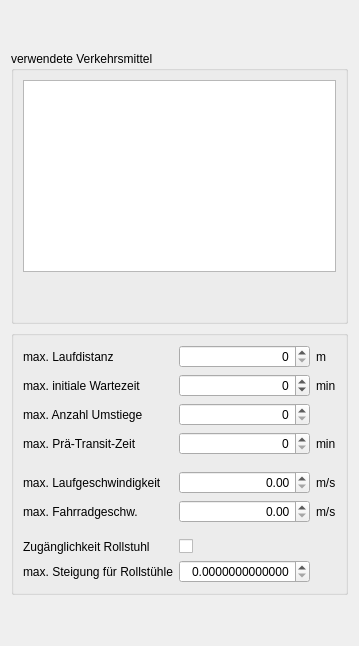
      <widget class="QWidget" name="tab">
       <attribute name="title">
        <string>Parameter</string>
       </attribute>
       <attribute name="toolTip">
        <string>zusätzliche Parameter der Routensuche</string>
       </attribute>
       <layout class="QGridLayout" name="gridLayout_7">
        <item row="0" column="0">
         <spacer name="verticalSpacer_31">
          <property name="orientation">
           <enum>Qt::Vertical</enum>
          </property>
          <property name="sizeHint" stdset="0">
           <size>
            <width>20</width>
            <height>40</height>
           </size>
          </property>
         </spacer>
        </item>
        <item row="1" column="0">
         <widget class="QGroupBox" name="groupBox_7">
          <property name="title">
           <string>verwendete Verkehrsmittel</string>
          </property>
          <layout class="QVBoxLayout" name="verticalLayout_4">
           <item>
            <widget class="QListWidget" name="mode_list_view"/>
           </item>
           <item>
            <spacer name="verticalSpacer_9">
             <property name="orientation">
              <enum>Qt::Vertical</enum>
             </property>
             <property name="sizeHint" stdset="0">
              <size>
               <width>20</width>
               <height>40</height>
              </size>
             </property>
            </spacer>
           </item>
          </layout>
         </widget>
        </item>
        <item row="3" column="0">
         <widget class="QGroupBox" name="groupBox_8">
          <property name="title">
           <string/>
          </property>
          <layout class="QGridLayout" name="gridLayout_15">
           <item row="0" column="0">
            <widget class="QLabel" name="label_17">
             <property name="toolTip">
              <string>maximale Distanz, die auf der Route zu Fuß zurückgelegt werden darf 
maximal einstellbarer Wert entspricht unendlich 
ACHTUNG: wird ignori</string>
             </property>
             <property name="text">
              <string>max. Laufdistanz</string>
             </property>
            </widget>
           </item>
           <item row="0" column="2" colspan="2">
            <widget class="QSpinBox" name="max_walk_dist_edit">
             <property name="toolTip">
              <string>maximale Distanz, die auf der Route zu Fuß zurückgelegt werden darf 
maximal einstellbarer Wert entspricht unendlich 
ACHTUNG: wird ignori</string>
             </property>
             <property name="alignment">
              <set>Qt::AlignRight|Qt::AlignTrailing|Qt::AlignVCenter</set>
             </property>
             <property name="maximum">
              <number>2147483647</number>
             </property>
            </widget>
           </item>
           <item row="0" column="4">
            <widget class="QLabel" name="label_18">
             <property name="toolTip">
              <string/>
             </property>
             <property name="text">
              <string>m</string>
             </property>
            </widget>
           </item>
           <item row="3" column="4">
            <widget class="QLabel" name="label_32">
             <property name="text">
              <string>min</string>
             </property>
            </widget>
           </item>
           <item row="4" column="2">
            <spacer name="verticalSpacer_22">
             <property name="orientation">
              <enum>Qt::Vertical</enum>
             </property>
             <property name="sizeType">
              <enum>QSizePolicy::Fixed</enum>
             </property>
             <property name="sizeHint" stdset="0">
              <size>
               <width>20</width>
               <height>10</height>
              </size>
             </property>
            </spacer>
           </item>
           <item row="5" column="0">
            <widget class="QLabel" name="label_15">
             <property name="toolTip">
              <string>maximale Laufgeschwindigkeit</string>
             </property>
             <property name="text">
              <string>max. Laufgeschwindigkeit</string>
             </property>
            </widget>
           </item>
           <item row="5" column="4">
            <widget class="QLabel" name="label_16">
             <property name="text">
              <string>m/s</string>
             </property>
            </widget>
           </item>
           <item row="7" column="2">
            <spacer name="verticalSpacer_21">
             <property name="orientation">
              <enum>Qt::Vertical</enum>
             </property>
             <property name="sizeType">
              <enum>QSizePolicy::Fixed</enum>
             </property>
             <property name="sizeHint" stdset="0">
              <size>
               <width>20</width>
               <height>10</height>
              </size>
             </property>
            </spacer>
           </item>
           <item row="8" column="2">
            <widget class="QCheckBox" name="wheelchair_check">
             <property name="toolTip">
              <string>Berücksichtung der Zugänglichkeit für Rollstühle an/aus</string>
             </property>
             <property name="text">
              <string/>
             </property>
            </widget>
           </item>
           <item row="9" column="0">
            <widget class="QLabel" name="label_34">
             <property name="toolTip">
              <string>maximale Steigung, bis zu der ein Routenabschnitt als für Rollstühle zugänglich gilt</string>
             </property>
             <property name="text">
              <string>max. Steigung für Rollstühle</string>
             </property>
            </widget>
           </item>
           <item row="6" column="0">
            <widget class="QLabel" name="label_19">
             <property name="toolTip">
              <string>maximale Fahrradgeschwindigkeit</string>
             </property>
             <property name="text">
              <string>max. Fahrradgeschw.</string>
             </property>
            </widget>
           </item>
           <item row="3" column="0">
            <widget class="QLabel" name="label_31">
             <property name="toolTip">
              <string>Park &amp; Ride / Kiss &amp; Ride: maximale Anfahrtszeit zum Bahnhof</string>
             </property>
             <property name="text">
              <string>max. Prä-Transit-Zeit</string>
             </property>
            </widget>
           </item>
           <item row="2" column="0">
            <widget class="QLabel" name="label_23">
             <property name="toolTip">
              <string>maximale Anzahl der Umstiege auf der Route</string>
             </property>
             <property name="text">
              <string>max. Anzahl Umstiege</string>
             </property>
            </widget>
           </item>
           <item row="1" column="0">
            <widget class="QLabel" name="label_21">
             <property name="toolTip">
              <string>maximale Wartezeit zu Beginn der Route 
-1: Wartezeit wird ignoriert 
 0: Wartezeit wird zu Reisezeit addiert 
 &gt;0: maximale Wartezeit zu Beginn der Reise</string>
             </property>
             <property name="text">
              <string>max. initiale Wartezeit</string>
             </property>
            </widget>
           </item>
           <item row="8" column="0">
            <widget class="QLabel" name="label_33">
             <property name="toolTip">
              <string>Berücksichtung der Zugänglichkeit für Rollstühle an/aus</string>
             </property>
             <property name="text">
              <string>Zugänglichkeit Rollstuhl </string>
             </property>
            </widget>
           </item>
           <item row="1" column="4">
            <widget class="QLabel" name="label_22">
             <property name="toolTip">
              <string/>
             </property>
             <property name="text">
              <string>min</string>
             </property>
            </widget>
           </item>
           <item row="1" column="2" colspan="2">
            <widget class="QSpinBox" name="clamp_edit">
             <property name="toolTip">
              <string>maximale Wartezeit zu Beginn der Route 
-1: Wartezeit wird ignoriert 
 0: Wartezeit wird zu Reisezeit addiert 
 &gt;0: maximale Wartezeit zu Beginn der Reise</string>
             </property>
             <property name="alignment">
              <set>Qt::AlignRight|Qt::AlignTrailing|Qt::AlignVCenter</set>
             </property>
             <property name="minimum">
              <number>-1</number>
             </property>
             <property name="maximum">
              <number>1000000000</number>
             </property>
            </widget>
           </item>
           <item row="2" column="2" colspan="2">
            <widget class="QSpinBox" name="transfers_edit">
             <property name="toolTip">
              <string>maximale Anzahl der Umstiege auf der Route</string>
             </property>
             <property name="alignment">
              <set>Qt::AlignRight|Qt::AlignTrailing|Qt::AlignVCenter</set>
             </property>
            </widget>
           </item>
           <item row="3" column="2" colspan="2">
            <widget class="QSpinBox" name="pre_transit_edit">
             <property name="toolTip">
              <string>Park &amp; Ride / Kiss &amp; Ride: maximale Anfahrtszeit zum Bahnhof</string>
             </property>
             <property name="alignment">
              <set>Qt::AlignRight|Qt::AlignTrailing|Qt::AlignVCenter</set>
             </property>
            </widget>
           </item>
           <item row="5" column="2" colspan="2">
            <widget class="QDoubleSpinBox" name="walk_speed_edit">
             <property name="toolTip">
              <string>maximale Laufgeschwindigkeit</string>
             </property>
             <property name="alignment">
              <set>Qt::AlignRight|Qt::AlignTrailing|Qt::AlignVCenter</set>
             </property>
             <property name="singleStep">
              <double>0.100000000000000</double>
             </property>
            </widget>
           </item>
           <item row="6" column="2" colspan="2">
            <widget class="QDoubleSpinBox" name="bike_speed_edit">
             <property name="toolTip">
              <string>maximale Fahrradgeschwindigkeit</string>
             </property>
             <property name="alignment">
              <set>Qt::AlignRight|Qt::AlignTrailing|Qt::AlignVCenter</set>
             </property>
             <property name="singleStep">
              <double>0.100000000000000</double>
             </property>
            </widget>
           </item>
           <item row="6" column="4">
            <widget class="QLabel" name="label_20">
             <property name="text">
              <string>m/s</string>
             </property>
            </widget>
           </item>
           <item row="9" column="2" colspan="2">
            <widget class="QDoubleSpinBox" name="max_slope_edit">
             <property name="toolTip">
              <string>maximale Steigung, bis zu der ein Routenabschnitt als für Rollstühle zugänglich gilt</string>
             </property>
             <property name="alignment">
              <set>Qt::AlignRight|Qt::AlignTrailing|Qt::AlignVCenter</set>
             </property>
             <property name="decimals">
              <number>13</number>
             </property>
             <property name="singleStep">
              <double>0.010000000000000</double>
             </property>
            </widget>
           </item>
          </layout>
         </widget>
        </item>
        <item row="4" column="0">
         <spacer name="verticalSpacer_14">
          <property name="orientation">
           <enum>Qt::Vertical</enum>
          </property>
          <property name="sizeHint" stdset="0">
           <size>
            <width>20</width>
            <height>40</height>
           </size>
          </property>
         </spacer>
        </item>
       </layout>
      </widget>
